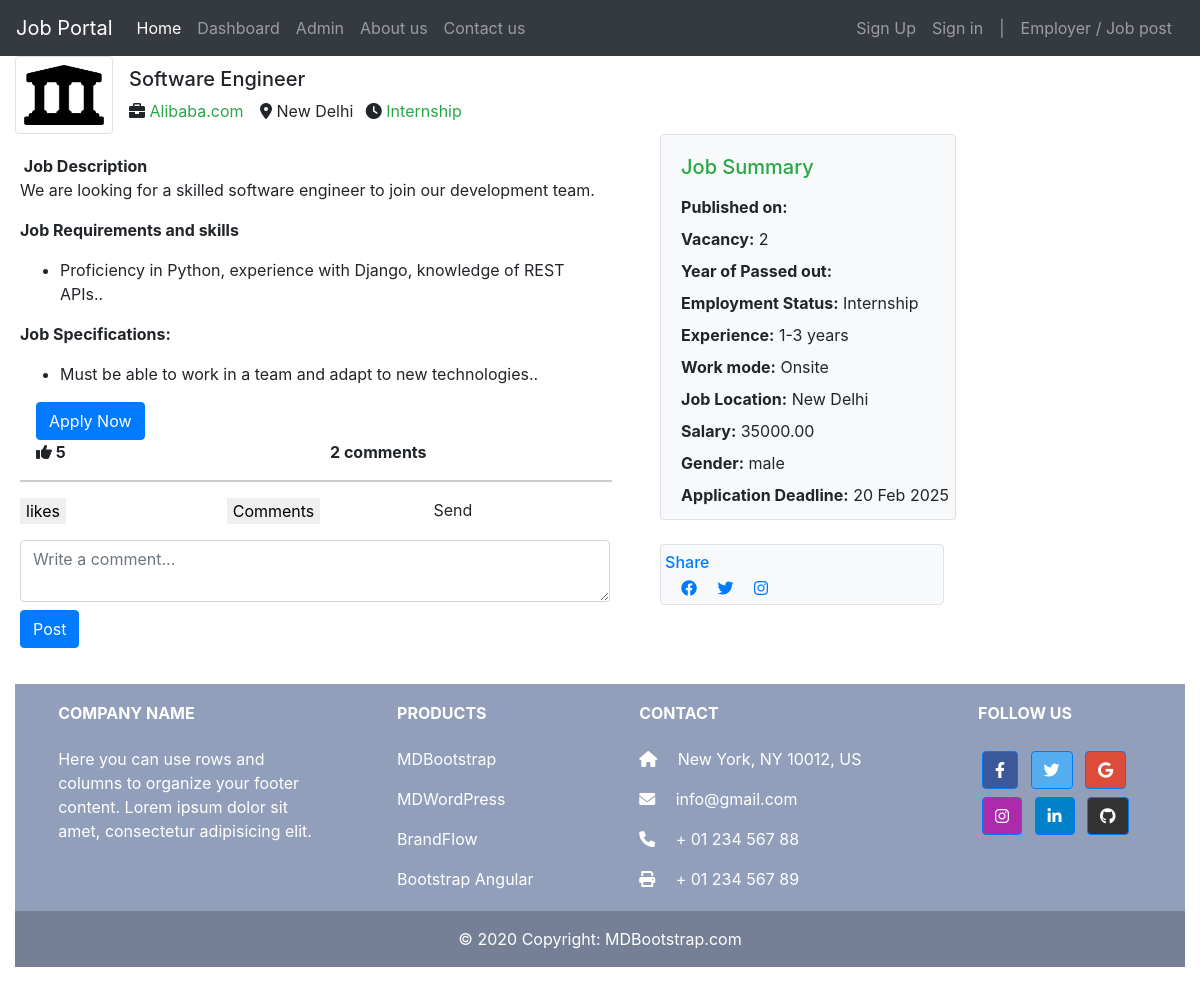
Screenshot of /JobApp/single_job_view/25/ with the database file from the repository.
### JobApp/models.py (models this page shows, shortened)
class Job(models.Model):
    recruiter = models.ForeignKey(
        CustomUser,
        on_delete=models.CASCADE,
        limit_choices_to={'user_type': 'recruiter'}
    )
    title = models.CharField(max_length=255)
    description = models.TextField()
    location = models.CharField(max_length=255)
    job_type = models.CharField(
        max_length=50,
        choices=[
            ('full-time', 'Full-time'),
            ('part-time', 'Part-time'),
            ('internship', 'Internship')
        ]
    )
    salary = models.DecimalField(
        max_digits=10,
        decimal_places=2,
        null=True,
        blank=True
    )
    skills =models.ManyToManyField("Skill", related_name='technical_skill',blank=True)
    requirements = models.TextField(help_text="List of job requirements")
    experience_required = models.CharField(
        max_length=100,
        help_text="Required experience level"
    )
    specifications = models.TextField(
        null=True,
        blank=True,
        help_text="Any other specific requirements"
    )
    education=models.CharField(_("Education"), max_length=50,choices=education, default='masters')
    language=models.CharField(_("Languages"), max_length=50,choices=language,default='eng')
    schedule=models.CharField(_("Shift and schedule"), max_length=50,choices=shift,default='morning')
    work_mode = models.CharField(
        max_length=10,
        choices=WORK_MODE_CHOICES,
        default='Onsite',  # Default to 'Onsite'
    )
    created_at = models.DateTimeField(auto_now_add=True, null=True)
    updated_at = models.DateTimeField(auto_now=True, null=True)
    is_published = models.BooleanField(default=False)
    is_closed = models.BooleanField(default=False)
    Vacancy = models.CharField(max_length=10, null=True)
    end_date = models.DateField(max_length=20, null=True,default='None')
    gender = models.CharField(max_length=30,choices=gender_chioce ,blank=True)
    likes=models.ManyToManyField(CustomUser,related_name='job_likes')
    def total_likes(self):
        return self.likes.count()

### Account/models.py (models this page shows, shortened)
class RecruiterProfile(models.Model):
    USER_TYPE_CHOICES=CustomUser.USER_TYPE_CHOICES
    user = models.OneToOneField(CustomUser, on_delete=models.CASCADE)
    company_name=models.CharField(_("Your company name"), max_length=50)
    company_logo=models.ImageField(_("Company Image"), upload_to='proImage',blank=True,null=True)
    contact_phone=models.CharField(_("Phone number"), max_length=50,blank=True,null=True)
    location=models.CharField(_("Location "),max_length=50,default='New Dehli')
    bio=models.TextField(_("Write your bio here!!!!!!!"),max_length=500,blank=True)

### JobApp/views.py (the view)
# urls.py: path('single_job_view/<int:id>/', views.single_job_view, name='single_job_view'),
def single_job_view(request, id):
    single_job = get_object_or_404(Job, id=id)
    print(f"Recruiter: {single_job.recruiter} (ID: {single_job.recruiter.id})")
    recruiter=single_job.recruiter
    specifications_bullets = re.split(r'(?<!\w\.\w.)(?<![A-Z][a-z]\.)(?<=\.|\?)\s', single_job.specifications)
    requirements_bullets = re.split(r'(?<!\w\.\w.)(?<![A-Z][a-z]\.)(?<=\.|\?)\s', single_job.requirements)
    if hasattr(recruiter, 'recruiterprofile'):
        company = recruiter.recruiterprofile.company_name
    else:
        company = "Company Not Available"  # Fallback value
    com_logo=single_job.recruiter.recruiterprofile.company_logo
    comments_count=CommentModel.objects.filter(job=single_job).count()
    total_likes=single_job.total_likes()
    print('comments_count',comments_count)
    print('company_name',company)
    context = {
        'single_job': single_job,
        'company': company,
        'comments_count':comments_count,
        'com_logo': com_logo,
        'specifications_bullets':specifications_bullets,
        'requirements_bullets':requirements_bullets,
        'total_likes':total_likes
    }
    return render(request, 'JobApp/job-single.html', context)

### users/models.py (called while the page is built)
    def __str__(self):
        return  f'{self.email} customUser'

### templates/JobApp/job-single.html (shortened to what this page needs)
{% extends "base.html" %}
{% load static %}
{% load crispy_forms_tags %}
{% load is_job_already_applied %}
{% load is_job_already_saved %}
{% block content %}
<link rel="stylesheet" href="https://cdnjs.cloudflare.com/ajax/libs/font-awesome/6.6.0/css/all.min.css" />
<link rel="stylesheet" href="https://cdnjs.cloudflare.com/ajax/libs/font-awesome/6.0.0-beta3/css/all.min.css">
{% include "candidate_navbar.html" %}
{% if single_job %}
<div class="container-fluid">
  <div class="row align-items-center mb-3">
    <div class="col-lg-8 mb-4 mb-lg-0">
      <div class="d-flex align-items-center">
        <div class="border p-2 d-inline-block mr-3 rounded">
          {% if com_logo %}
    <img src="{{ com_logo.url }}" alt="Company Logo" style="width: 100px; height: 80px;">
{% else %}
    <img src="{% static 'images/shadow.png' %}" alt=" " style="width:80px; height: 60px;">
{% endif %}
        </div>
        <div>
          <h5>{{ single_job.title }}</h5>
          <div>
            <span class="ml-0 mr-2 mb-2 "><i class="fa-solid fa-briefcase "></i> <a class="text-success" href="">{{ company }}</a></span>
            <span class="m-1"><i class="fa-sharp fa-solid fa-location-dot"></i> {{ single_job.location }}</span>
            <span class="m-1"><i class="fa-solid fa-clock"></i></i></i>
              <span class="text-success">
                {% if job.job_type == '1' %}
                Full Time
                {% elif job.job_type == '2'%}
                Part Time
                {% else %}
                Internship
                {% endif %}
              </span>
            </span>
          </div>
        </div>
      </div>
    </div>
    <div class="row">
      <div class="col-lg-8">
        <article class="card-body">
          <strong> Job Description</strong>
          <p class="card-text">{{ single_job.description|truncatewords:100 }}</p>
          <strong>Job Requirements and skills </strong>
          <p class="card-text" name="editor1">
             <ul>
              {% for bullet in requirements_bullets %}
                  {% if bullet.strip %}
                      <li>{{ bullet|safe }}.</li>
                  {% endif %}
              {% endfor %}
              </ul></p>
          <strong>Job Specifications:</strong>
          <p class="justify-text">
            <ul>
            {% for bullet in specifications_bullets %}
                {% if bullet.strip %}
                    <li>{{ bullet|safe }}.</li>
                {% endif %}
            {% endfor %}
            </ul>
         </p>
          <div class="row">
            <div class="col-4 ">
              {% if user.is_authenticated and user.user_type == 'candidate' %}
              {% is_job_already_applied single_job request.user as is_applied %}
              {% if is_applied %}
              <span class="btn btn-block btn-danger btn-md">Already Applied</span>
              {% else %}
              <form action="{% url 'JobApp:apply_job' single_job.id %}" method="POST">
                {% csrf_token %}
                <input type="hidden" name="job" value="{{ single_job.id }}">
                <input type="submit" class="btn btn-block btn-primary btn-md" value="Apply Now" />
              </form>
              {% endif %}
              {% elif request.user.id == single_job.user.id and user.user_type == 'recruiter' %}
              <a href="" class="btn btn-block btn-light btn-md">Edit</a>
              {% else %}
              <form action="{% url 'JobApp:apply_job' single_job.id %}" method="POST" class="ml-3">
                <input type="submit" class="btn  btn-primary " value="Apply Now" />
              </form>
              {% endif %}
            </div>
            <div class="col-4 ml-5">
            </div>
          </div>
          <div class="row d-flex justify-content-between " style="font-weight: bold;">
                <div class="col-md-6"><i class="fa-solid fa-thumbs-up   ml-3"></i>  {{ total_likes }}</div>
                {% if comments_count == 1 %}
                <div class="col-md-6">{{comments_count}} comment</div>
                {% elif  comments_count > 1 %}
                      <div class="col-md-6">{{comments_count}} comments</div>
                {% endif %}
          </div>
          <hr style=" border: 1px solid #ccc;  width: 100%; text-align: left; ">
          <div class="row ">
            <div class="col-md-4">
                    <form action="{% url 'JobApp:likes' single_job.id %}" method="POST">
                          <button type="submit" class="  likebutton" style="border: none;" name="likejob" value="{{ single_job.id }}" >likes</button>
                    </form>
            </div>
            <div class="col-md-4">
                <div id="comments-section">
                  <button id="load-comments-btn" style="border: none;"> Comments</button>
                </div>
            </div>
            <div class="col-md-4">Send</div>
          </div>
        <div id="comment-form-section" class="mt-3">
          <form id="comment-form" action="{% url 'JobApp:do_comment' single_job.id %}" method="POST">
              <textarea name="comment" id="id_comment" class="form-control" placeholder="Write a comment..." required></textarea>
              <button type="submit" class="btn btn-primary mt-2">Post</button>
          </form>
        </div>
        </article>
      </div>
      <div class="col-lg-4 ">
        <div class="bg-light p-1 border rounded mb-4 mr-1">
          <h2 class="text-success  mt-3 h5 pl-3 mb-3 ">Job Summary</h2>
          <ul class="list-unstyled pl-3 mb-0">
            <li class="mb-2"><strong class="text-black">Published on:</strong> {{ single_job.timestamp|date:"d M Y" }}
            </li>
            <li class="mb-2"><strong class="text-black">Vacancy:</strong> {{ single_job.Vacancy }}</li>
            <li class="mb-2"><strong class="text-black">Year of Passed out:</strong> {{ single_job.passedout }}</li>
            <li class="mb-2"><strong class="text-black">Employment Status:</strong>
              {% if single_job.job_type == 'full-time' %}
              Full Time
              {% elif single_job.job_type == 'part-time'%}
              Part Time
              {% else %}
              Internship
              {% endif %}
            </li>
            <li class="mb-2"><strong class="text-black">Experience:</strong> {{ single_job.experience_required }}</li>
            <li class="mb-2"><strong class="text-black">Work mode:</strong> {{ single_job.work_mode }}</li>
            <li class="mb-2"><strong class="text-black">Job Location:</strong> {{ single_job.location }}</li>
            <li class="mb-2"><strong class="text-black">Salary:</strong> {{ single_job.salary }}</li>
            <li class="mb-2"><strong class="text-black">Gender:</strong> {{ single_job.get_gender_display }}</li>
            <li class="mb-2"><strong class="text-black">Application Deadline:</strong> {{ single_job.end_date|date:"d M Y" }}
            </li>
          </ul>
        </div>
        <div class="bg-light p-1 border rounded mr-3">
          <h3 class="text-primary text-align-center mt-1 h6 mb-1 ">Share</h3>
          <div class="px-3">
            <a href="#" class="pt-3 pb-3 pr-3 pl-0"><span class="fab fa-facebook"></span></a>
            <a href="#" class="pt-3 pb-3 pr-3 pl-0"><span class="fab fa-twitter"></span></a>
            <a href="#" class="pt-3 pb-3 pr-3 pl-0"><span class="fab fa-instagram"></span></a>
          </div>
        </div>
      </div>
    </div>
  {% endif %}
<div class="container-fluid ">
  {% include "footer.html" %}
</div>
{% endblock %}

### templates/JobApp/job-single.html (style rules this page uses)
#load-comments-btn { background-color: none; }
.likebutton { background-color: none; }

### templates/candidate_navbar.html (style rules this page uses)
body { padding-top: 56px; }

### rows the page displays
Job: title "Software Engineer", location "New Delhi", description "We are looking for a skilled software engineer to join our development team.", requirements_bullets "Proficiency in Python, experience with Django, knowledge of REST APIs.", specifications_bullets "Must be able to work in a team and adapt to new technologies.", Vacancy "2", experience_required "1-3 years", work_mode "Onsite", salary "35000.00", gender "male", end_date "20 Feb 2025"
RecruiterProfile: company_name "Alibaba.com"

### other values shown
{{ total_likes }} "5"
{{ comments_count }} "2"
